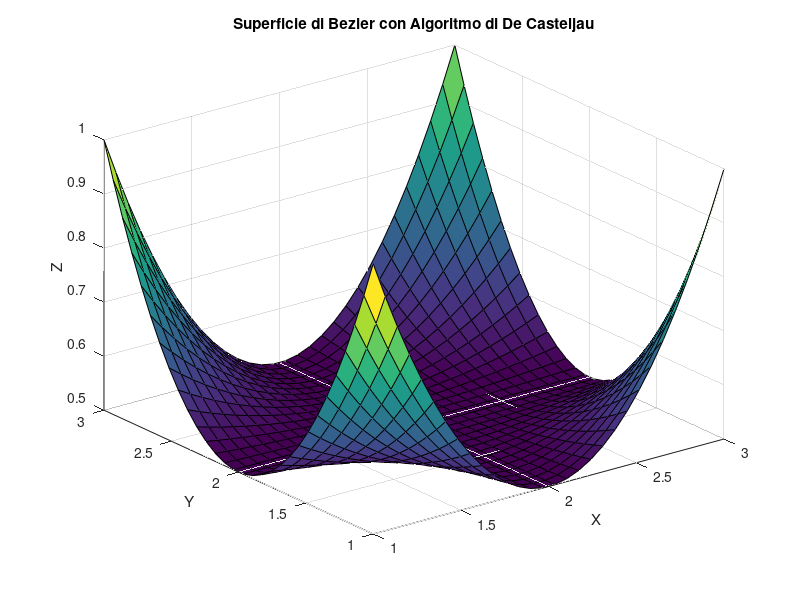

Source code (MATLAB):
function bezier_surface_de_casteljau()
    % Definire i punti di controllo
    control_points = [
        1, 1, 1;
        2, 1, 0;
        3, 1, 1;
        1, 2, 0;
        2, 2, 1;
        3, 2, 0;
        1, 3, 1;
        2, 3, 0;
        3, 3, 1
    ];

    % Numero di divisioni
    n = 30;
    
    % Matrici per la superficie
    X = zeros(n, n);
    Y = zeros(n, n);
    Z = zeros(n, n);

    % Parametri di Bezier
    t = linspace(0, 1, n);
    
    % Calcolare le coordinate della superficie usando De Casteljau
    for i = 1:n
        for j = 1:n
            u = t(i);
            v = t(j);
            [x, y, z] = de_casteljau_patch(control_points, u, v);
            X(i, j) = x;
            Y(i, j) = y;
            Z(i, j) = z;
        end
    end

    % Visualizzare la superficie di Bezier
    surf(X, Y, Z);
    xlabel('X');
    ylabel('Y');
    zlabel('Z');
    title('Superficie di Bezier con Algoritmo di De Casteljau');
end

function [x, y, z] = de_casteljau_patch(control_points, u, v)
    % Funzione che calcola il punto (x, y, z) sulla superficie di Bezier
    % usando l'algoritmo di De Casteljau con i parametri u e v

    % Riorganizzare i punti di controllo in una griglia 3x3
    P = reshape(control_points, [3, 3, 3]);

    % Applicare l'algoritmo di De Casteljau lungo la direzione u
    for r = 1:2
        for i = 1:(3-r)
            for j = 1:3
                P(i, j, :) = (1-u) * P(i, j, :) + u * P(i+1, j, :);
            end
        end
    end

    % Applicare l'algoritmo di De Casteljau lungo la direzione v
    for r = 1:2
        for j = 1:(3-r)
            P(1, j, :) = (1-v) * P(1, j, :) + v * P(1, j+1, :);
        end
    end

    % Il punto finale sulla superficie di Bezier
    x = P(1, 1, 1);
    y = P(1, 1, 2);
    z = P(1, 1, 3);
end
